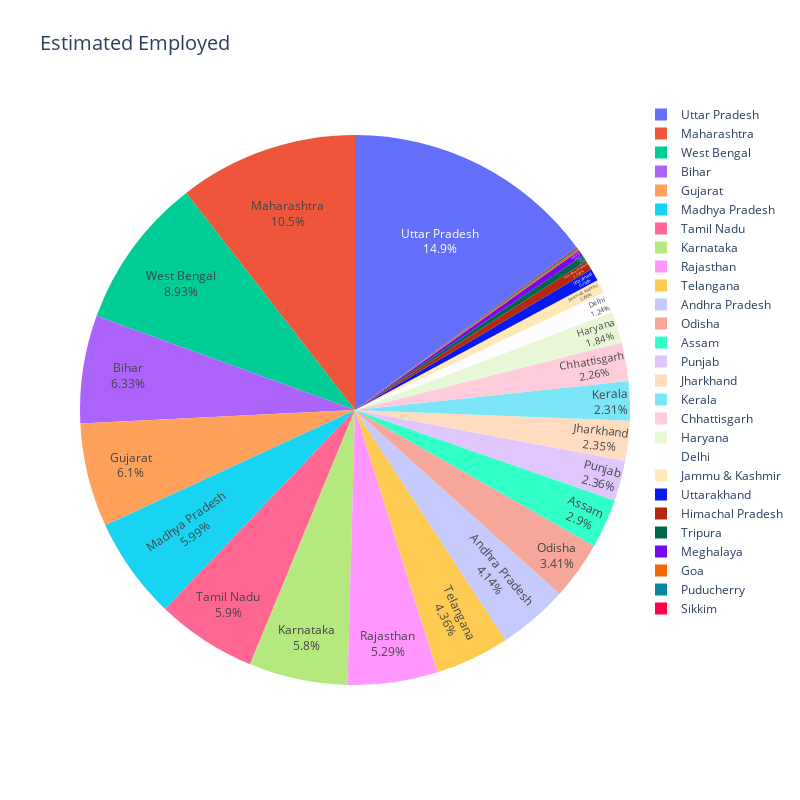

Here is the notebook cell this chart was saved with:
### Code cell
fig=px.pie(df , values = values , names=category , title='Estimated Employed')
fig.update_traces(textposition="inside" , textinfo="percent+label")
fig.update_layout(autosize=False,
    width=800,
    height=800,
    title_font_size=20
)

### Figure 1 — Plotly figure (JSON) as saved in the notebook; plotly's stock layout.template omitted (floating-point values rounded to 4 significant figures; data arrays with more than 128 entries replaced by an {"elided": "..."} marker saying what was removed)
{"data": [{"domain": {"x": [0, 1], "y": [0, 1]}, "hovertemplate": "Region=%{label}<br> Estimated Employed=%{value}<extra></extra>", "labels": {"elided": "267 str values"}, "legendgroup": "", "name": "", "showlegend": true, "textinfo": "percent+label", "textposition": "inside", "type": "pie", "values": {"elided": "267 int values"}}], "layout": {"autosize": false, "height": 800, "legend": {"tracegroupgap": 0}, "title": {"font": {"size": 20}, "text": "Estimated Employed"}, "width": 800}}
